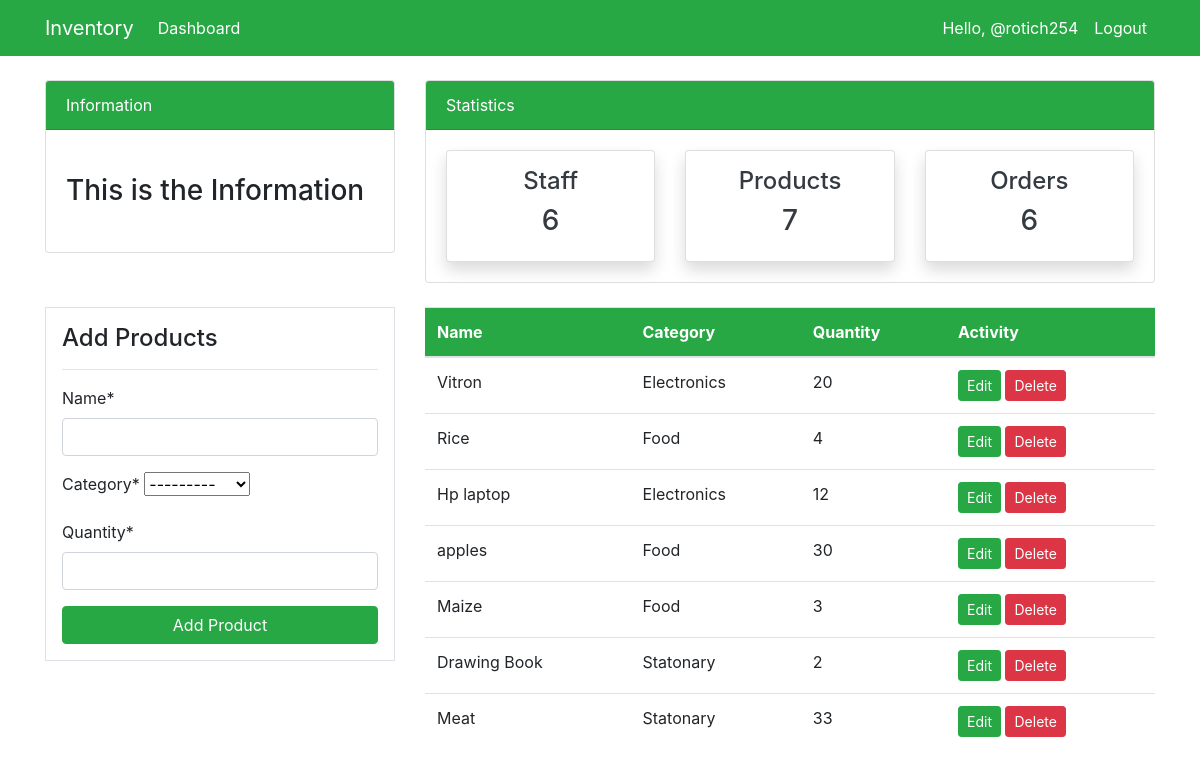
/product/ (signed in), run on the app's committed database.
### dashboard/models.py (models this page shows, shortened)
class Product(models.Model):
    name = models.CharField(max_length=250, null=True)
    category = models.CharField(max_length=20, choices=CATEGORY)
    quantity = models.PositiveIntegerField(null=True)

### dashboard/views.py (the view)
# urls.py: path('product/', views.product, name='dashboard-product'),
@login_required(login_url='user-login')
def product(request):
    items = Product.objects.all()
    items_count = items.count()
    workers_count = User.objects.all().count()
    orders_count = Order.objects.all().count()
    if request.method == 'POST':
        form = ProductForm(request.POST)
        if form.is_valid():
            form.save()
            product_name = form.cleaned_data.get('name')
            messages.success(request, f'{product_name} has been added')
            return redirect('dashboard-product')
    else:
        form=ProductForm()
    context = {
        "items": items,
        "form" : form,
        "workers_count":workers_count,
        "orders_count":orders_count,
        "items_count": items_count
    }
    return render(request, 'dashboard/product.html', context)

### dashboard/forms.py
class ProductForm(forms.ModelForm):
    class Meta:
        model = Product
        fields  = ['name', 'category', 'quantity']

### templates/dashboard/product.html (shortened to what this page needs)
{% extends 'partials/base.html' %}
{% block content %}
{% include 'partials/topnav.html' %}
{% load crispy_forms_tags %}
    <div class="container">
        <div class="row my-4">
            <div class="col-md-4">
                <div class="border bg-white p-3">
                    <h4>Add Products</h4>
                    <hr>
                    <form method="post">
                       {{ form | crispy }}
                        <input class="btn btn-success btn-block" type="submit" value="Add Product">
                    </form>
                </div>
            </div>
            <div class="col-md-8">
                <table class="table bg-white">
                    <thead class="bg-success">
                        <tr class="text-white">
                            <th scope="col">Name</th>
                            <th scope="col">Category</th>
                            <th scope="col">Quantity</th>
                            <th scope="col">Activity</th>
                        </tr>
                    </thead>
                    <tbody>
                        {% for item in items %}
                        <tr>
                            <td>{{item.name}}</td>
                            <td>{{ item.category}}</td>
                            <td>{{ item.quantity }}</td>
                            <td>
                                <a class="btn btn-success btn-sm" href="{% url 'dashboard-product-update' item.id %}">Edit</a>
                                <a class="btn btn-danger btn-sm" href="{% url 'dashboard-product-delete' item.id %}">Delete</a>
                            </td>
                        </tr>
                        {% endfor %}
                    </tbody>
                </table>
            </div>
        </div>
    </div>
{% endblock%}

### templates/partials/nav.html (shortened to what this page needs)
    <nav class="navbar navbar-expand-lg navbar-info bg-success">
        {% if user.is_authenticated %}
        <div class="container">
            <a class="navbar-brand text-white" href="{% url 'dashboard-index'%}">Inventory</a>
            <div class="collapse navbar-collapse" id="navbarSupportedContent">
                <ul class="navbar-nav mr-auto">
                    <li class="nav-item active">
                        <a class="nav-link text-white" href="{% url 'dashboard-index'%}">Dashboard </a>
                    </li>
                </ul>
                <ul class="navbar-nav ml-auto">
                    <li class="nav-item active">
                        <a class="nav-link text-white" href="{% url 'user-profile'%}">Hello, @{{user.username}} </a>
                    </li>
                    <li class="nav-item">
                        <a class="nav-link text-white" href="{% url 'user-logout'%}">Logout</a>
                    </li>
                </ul>
        {% endif %}
    </nav>

### static/style.css (style rules this page uses)
body { background: rgba(230, 227, 227); }

### data on the page
Product: name "Vitron", category "Electronics", quantity "20"
Product: name "Rice", category "Food", quantity "4"
Product: name "Hp laptop", category "Electronics", quantity "12"
Product: name "apples", category "Food", quantity "30"
Product: name "Maize", category "Food", quantity "3"
Product: name "Drawing Book", category "Statonary", quantity "2"
Product: name "Meat", category "Statonary", quantity "33"

### other printed values
{{ user.username }} "rotich254"
{{ workers_count }} "6"
{{ items_count }} "7"
{{ orders_count }} "6"
